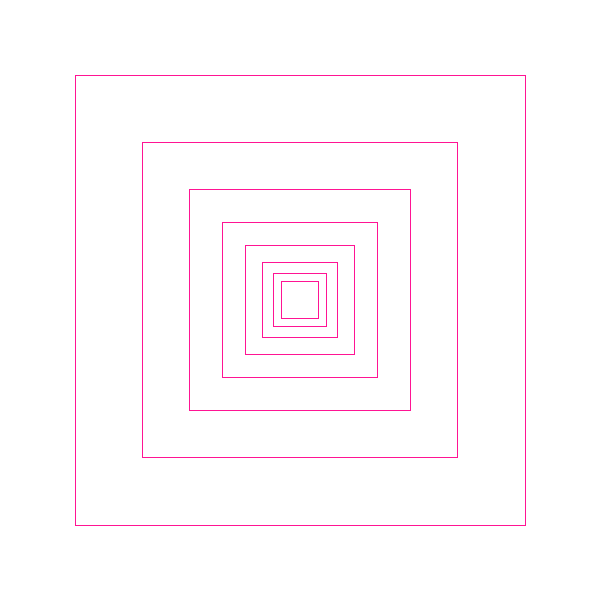

Here is the Python script that generated this plot:
from PIL import Image, ImageDraw

img = Image.new('RGB', (600, 600), 'white')
draw = ImageDraw.Draw(img)
x, y = img.size

a = int(input('Введите сторону квадрата: '))
b = int(input('Введите количество квадратов: '))
c = float(input('Введите коэффициент масштабирования: '))


def rectangle(d, e, f):
    for i in range(e):
        draw.rectangle((x / 2 - d / 2, y / 2 - d / 2, x / 2 + d / 2, y / 2 + d / 2), outline='#FF1493')
        d *= f
    img.show()


rectangle(a, b, c)
